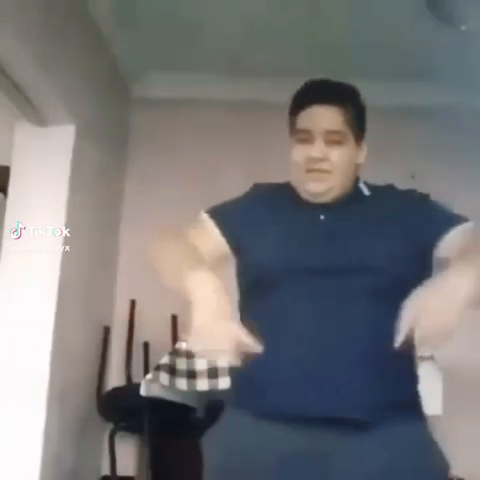
#> input picture frame 46 of ornek_video.mp4, 480 x 480 px, given in place of the camera
$ python motion_track.py
#> lines starting #> are read from the running program, lines starting #| are printed output that depends on the picture; after the words box and inside, x2 and y2 are one past the last pixel; in counts of white or black regions, pixels touching at a corner belong together
#!/usr/bin/env python3
# -*- coding: utf-8 -*-
"""
Harekete Duyarlı Nesne Takip Projesi
------------------------------------
- Kaynak: Webcam (varsayılan) veya video dosyası (--source)
- Hareket algılama: BackgroundSubtractorMOG2
- Nesne çıkarımı: Morfolojik işlemler + kontur/alan filtresi
- Takip: Basit centroid tabanlı eşleme (yakınlık ile)
- ID ve renk ataması: Kalıcı, ID'den türetilmiş rastgele renk
- HUD: FPS (üstel ortalama), nesne sayısı, tuş ipuçları
- Kapanış: 'q' / ESC ile veya pencere 'X' butonu
- Kısayollar:
    m : Maske görünümünü aç/kapat
    p : Pause/Resume
    r : Arkaplan modelini sıfırla
    s : Ekran görüntüsü kaydet
    q : Çıkış (ESC de çalışır)

Gereksinimler:
    pip install opencv-python numpy

Örnek:
    python motion_track.py --source 0
    python motion_track.py --source sample.mp4
"""

import cv2
import numpy as np
import time
import argparse
from collections import deque

# --------------- Yardımcı fonksiyonlar ---------------

def seeded_color_for_id(id_int: int):
    """ID'den deterministik BGR renk üretir (canlı, doygun)."""
    rng = np.random.default_rng(id_int * 987654321 + 12345)
    h = rng.integers(0, 180)      # OpenCV HSV hue: [0,180)
    s = 200 + rng.integers(0, 56) # [200,255]
    v = 200 + rng.integers(0, 56)
    hsv = np.uint8([[[h, s, v]]])
    bgr = cv2.cvtColor(hsv, cv2.COLOR_HSV2BGR)[0,0].tolist()
    return tuple(int(x) for x in bgr)

def get_centroid(box):
    x, y, w, h = box
    return (int(x + w/2), int(y + h/2))

# --------------- Basit Centroid Tracker ---------------

class CentroidTracker:
    def __init__(self, max_distance=60, max_lost=15):
        self.next_id = 1
        self.objects = dict()      # id -> (box, centroid)
        self.lost_counts = dict()  # id -> frames since last seen
        self.trails = dict()       # id -> deque of points for trail effect
        self.max_distance = max_distance
        self.max_lost = max_lost

    def update(self, detections):
        # detections: list of (x,y,w,h)
        det_centroids = [get_centroid(b) for b in detections]

        # Eğer henüz hiçbir obje yoksa, hepsini kaydet
        if len(self.objects) == 0:
            for b, c in zip(detections, det_centroids):
                oid = self.next_id
                self.next_id += 1
                self.objects[oid] = (b, c)
                self.lost_counts[oid] = 0
                self.trails[oid] = deque(maxlen=32)
                self.trails[oid].append(c)
            return self.objects

        # Mevcut objeleri ve centroidlerini listeler
        obj_ids = list(self.objects.keys())
        obj_centroids = [self.objects[i][1] for i in obj_ids]

        # Eşleme: basit en yakın centroid (greedy), maksimum mesafe eşiği ile
        unmatched_dets = set(range(len(detections)))
        unmatched_objs = set(obj_ids)

        # Distance matrix hesapla
        dists = np.zeros((len(obj_centroids), len(det_centroids)), dtype=np.float32)
        for i, oc in enumerate(obj_centroids):
            for j, dc in enumerate(det_centroids):
                dists[i, j] = np.linalg.norm(np.array(oc) - np.array(dc))

        # Greedy eşleme (en küçük mesafeden başlayarak)
        if dists.size > 0:
            pairs = []
            coords = [(i, j) for i in range(dists.shape[0]) for j in range(dists.shape[1])]
            coords.sort(key=lambda x: dists[x[0], x[1]])
            used_objs = set()
            used_dets = set()
            for i, j in coords:
                if i in used_objs or j in used_dets:
                    continue
                if dists[i, j] <= self.max_distance:
                    pairs.append((i, j))
                    used_objs.add(i)
                    used_dets.add(j)

            # Eşlenenleri güncelle
            for i, j in pairs:
                oid = obj_ids[i]
                b = detections[j]
                c = det_centroids[j]
                self.objects[oid] = (b, c)
                self.lost_counts[oid] = 0
                self.trails[oid].append(c)
                if j in unmatched_dets:
                    unmatched_dets.remove(j)
                if oid in unmatched_objs:
                    unmatched_objs.remove(oid)

        # Eşlenmeyen yeni detections için yeni ID aç
        for j in list(unmatched_dets):
            b = detections[j]
            c = det_centroids[j]
            oid = self.next_id
            self.next_id += 1
            self.objects[oid] = (b, c)
            self.lost_counts[oid] = 0
            self.trails[oid] = deque(maxlen=32)
            self.trails[oid].append(c)

        # Eşlenmeyen objeler için lost++ ve gerekiyorsa sil
        to_delete = []
        for oid in list(unmatched_objs):
            self.lost_counts[oid] += 1
            if self.lost_counts[oid] > self.max_lost:
                to_delete.append(oid)
        for oid in to_delete:
            self.objects.pop(oid, None)
            self.lost_counts.pop(oid, None)
            self.trails.pop(oid, None)

        return self.objects

# --------------- Ana Uygulama ---------------

def main():
    parser = argparse.ArgumentParser(description="Harekete Duyarlı Nesne Takip Projesi")
    parser.add_argument("--source", type=str, default="0", help="0 (webcam) veya video dosya yolu")
    parser.add_argument("--min-area", type=int, default=800, help="Kontur alanı alt sınırı (px)")
    parser.add_argument("--max-dist", type=int, default=80, help="Takipte maksimum centroid mesafesi (px)")
    parser.add_argument("--max-lost", type=int, default=15, help="ID kaybetme toleransı (kare)")
    parser.add_argument("--show", type=str, default="frame", choices=["frame", "mask"], help="Başlangıç görünümü")
    args = parser.parse_args()

    # Kaynak
    src = 0 if args.source == "0" else args.source
    cap = cv2.VideoCapture(src)
    if not cap.isOpened():
        print("Kaynak açılamadı:", args.source)
        return

    # Arkaplan çıkarıcı
    backsub = cv2.createBackgroundSubtractorMOG2(history=500, varThreshold=32, detectShadows=True)

    # Tracker
    tracker = CentroidTracker(max_distance=args.max_dist, max_lost=args.max_lost)

    # FPS ölçümü (üstel ortalama)
    fps_ema = None
    alpha = 0.1  # smoothing faktörü

    # Görünüm ve kontrol
    show_mask = (args.show == "mask")
    paused = False
    snap_idx = 1

    win_name = "Harekete Duyarlı Takip"
    cv2.namedWindow(win_name, cv2.WINDOW_NORMAL)

    last_time = time.perf_counter()

    while True:
        # Pencere X'e basıldı mı? (getWindowProperty < 1: kapatılıyor)
        prop = cv2.getWindowProperty(win_name, cv2.WND_PROP_VISIBLE)
        if prop < 1:
            break

        if not paused:
            ret, frame = cap.read()
#> frame is the input picture: shape (480, 480, 3); mean B, G, R 119.8, 118.5, 119.3
            if not ret:
                print("Akış bitti veya kare okunamadı.")
                break

            # Gölgeyi zayıflatmak için gri + blur
            gray = cv2.cvtColor(frame, cv2.COLOR_BGR2GRAY)
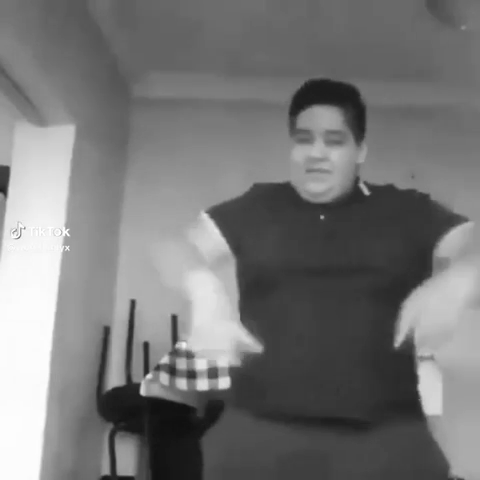
#> gray: shape (480, 480); min 16, max 255, mean 118.9
            gray = cv2.GaussianBlur(gray, (5,5), 0)

            # Maske
            fg = backsub.apply(gray)
#> fg: shape (480, 480); every value is 127

            # Maske iyileştirme
            # Gölge (127) değerlerini bastır
            _, fg_bin = cv2.threshold(fg, 200, 255, cv2.THRESH_BINARY)
#> fg_bin: shape (480, 480); every value is 0
            # Morfoloji
            kernel = cv2.getStructuringElement(cv2.MORPH_ELLIPSE, (3,3))
            fg_bin = cv2.morphologyEx(fg_bin, cv2.MORPH_OPEN, kernel, iterations=2)
            fg_bin = cv2.dilate(fg_bin, kernel, iterations=2)

            # Konturlar
            contours, _ = cv2.findContours(fg_bin, cv2.RETR_EXTERNAL, cv2.CHAIN_APPROX_SIMPLE)
#> contours = []
            detections = []
            for cnt in contours:
                area = cv2.contourArea(cnt)
                if area < args.min_area:
                    continue
                x,y,w,h = cv2.boundingRect(cnt)
                detections.append((x,y,w,h))
#> this loop made 0 passes
#> after the loop, detections = []

            # Tracker güncelle
            objects = tracker.update(detections)
#> after the loop in update, `for b, c in zip(detections, det_centroids):`: self.lost_counts = 0 items; self.next_id = 1; self.objects = 0 items
#> objects = 0 items

            # FPS
            now = time.perf_counter()
            dt = now - last_time
            last_time = now
            inst_fps = 1.0 / dt if dt > 0 else 0.0
            fps_ema = inst_fps if fps_ema is None else (alpha * inst_fps + (1 - alpha) * fps_ema)

            # Çizimler
            if show_mask:
                vis = cv2.cvtColor(fg_bin, cv2.COLOR_GRAY2BGR)
            else:
                vis = frame.copy()

            for oid, (box, centroid) in objects.items():
                x,y,w,h = box
                color = seeded_color_for_id(oid)
                cv2.rectangle(vis, (x,y), (x+w, y+h), color, 2)
                cv2.circle(vis, centroid, 3, color, -1)
                label = f"ID {oid}"
                # Arka planlı metin
                (tw, th), bl = cv2.getTextSize(label, cv2.FONT_HERSHEY_SIMPLEX, 0.55, 2)
                cv2.rectangle(vis, (x, y- th - 8), (x + tw + 6, y), (0,0,0), -1)
                cv2.putText(vis, label, (x+3, y-5), cv2.FONT_HERSHEY_SIMPLEX, 0.55, (255,255,255), 2, cv2.LINE_AA)

                # Trail çiz
                trail = tracker.trails.get(oid, [])
                for i in range(1, len(trail)):
                    if trail[i-1] is None or trail[i] is None:
                        continue
                    cv2.line(vis, trail[i-1], trail[i], color, 2)

            # HUD
            info_lines = [
                f"FPS: {fps_ema:.1f}" if fps_ema is not None else "FPS: --",
                f"Nesne: {len(objects)}",
                f"Gorunum: {'Maske' if show_mask else 'Kamera'}",
                "Tuslar: [m] Maske  [p] Pause  [r] Reset BG  [s] Screenshot  [q/ESC] Cikis"
            ]
            for i, txt in enumerate(info_lines):
                cv2.putText(vis, txt, (10, 22 + i*22), cv2.FONT_HERSHEY_SIMPLEX, 0.6, (255,255,255), 2, cv2.LINE_AA)
#> this loop made 4 passes
#> txt on passes 1 to 3: 'FPS: 9.4', 'Nesne: 0', 'Gorunum: Kamera'
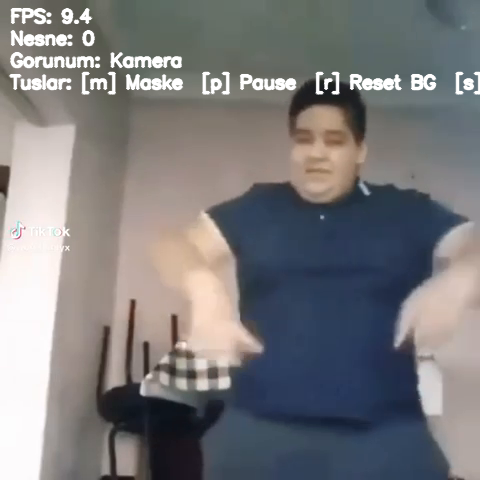
#> vis: shape (480, 480, 3); 3.87% of pixels changed, all inside (x1, y1, x2, y2) = (8, 7, 480, 95)

        else:
            # Pause modunda sadece HUD metni göster
            vis = np.zeros((480, 640, 3), dtype=np.uint8)
            pause_txt = "PAUSE - Devam icin 'p'"
            cv2.putText(vis, pause_txt, (20, 60), cv2.FONT_HERSHEY_SIMPLEX, 0.8, (255,255,255), 2, cv2.LINE_AA)

        cv2.imshow("Harekete Duyarlı Takip", vis)

        # Klavye
        key = cv2.waitKey(1) & 0xFF
#> (key q is pressed here)
        if key in (27, ord('q')):  # ESC or q
            break
        elif key == ord('m'):
            show_mask = not show_mask
        elif key == ord('p'):
            paused = not paused
        elif key == ord('r'):
            backsub = cv2.createBackgroundSubtractorMOG2(history=500, varThreshold=32, detectShadows=True)
        elif key == ord('s'):
            # Kaydet
            filename = f"screenshot_{int(time.time())}.png"
            cv2.imwrite(filename, vis)
            print("Kaydedildi:", filename)

    cap.release()
    cv2.destroyAllWindows()

if __name__ == "__main__":
    main()

$ run again, starting later in the video
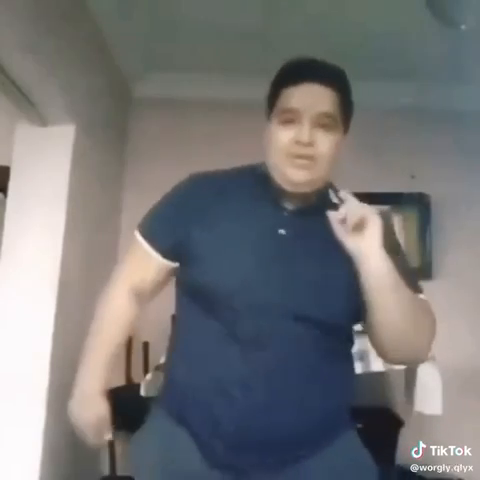
#> input picture frame 210 of ornek_video.mp4, 480 x 480 px, given in place of the camera
#> in main, frame is the input picture: shape (480, 480, 3); mean B, G, R 118.9, 117.8, 118
#> in main, `gray = cv2.cvtColor(frame, cv2.COLOR_BGR2GRAY)`:
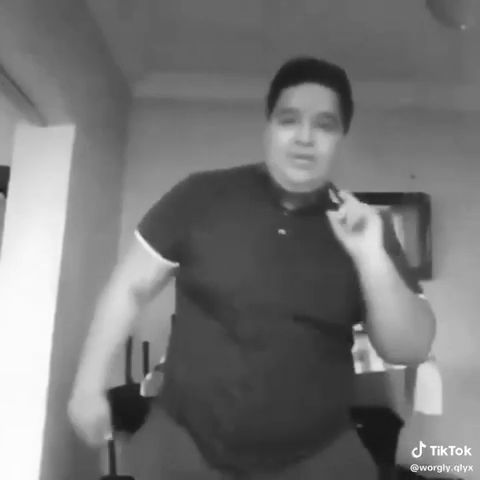
#> gray: shape (480, 480); min 23, max 255, mean 118
#> fg: shape (480, 480); every value is 127
#> fg_bin: shape (480, 480); every value is 0
#> contours = []
#> after the loop in update, `for b, c in zip(detections, det_centroids):`: self.lost_counts = 0 items; self.next_id = 1; self.objects = 0 items
#> the loop in main, `for i, txt in enumerate(info_lines):` made 4 passes
#> txt on passes 1 to 3: 'FPS: 9.5', 'Nesne: 0', 'Gorunum: Kamera'
#> after the loop in main, `for i, txt in enumerate(info_lines):`:
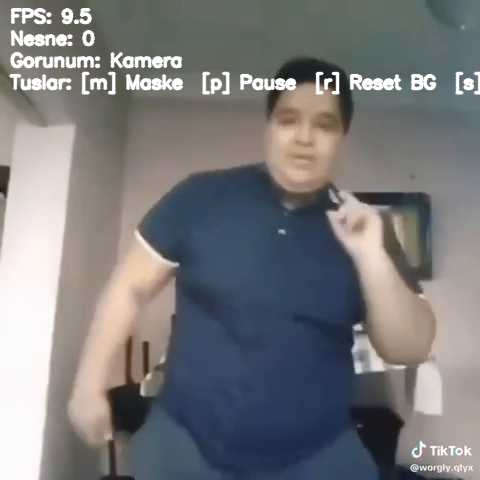
#> vis: shape (480, 480, 3); 3.89% of pixels changed, all inside (x1, y1, x2, y2) = (8, 7, 480, 95)

$ run again, starting later in the video
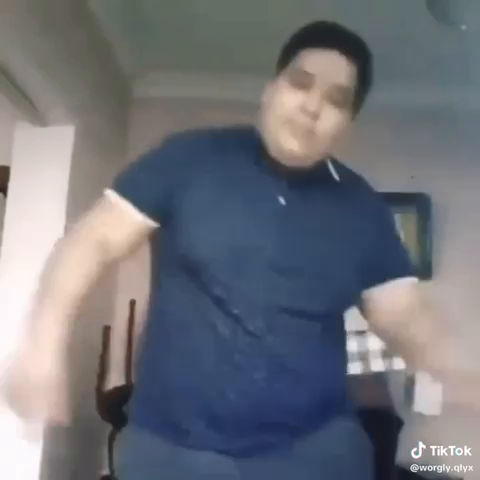
#> input picture frame 373 of ornek_video.mp4, 480 x 480 px, given in place of the camera
#> in main, frame is the input picture: shape (480, 480, 3); mean B, G, R 121.5, 114.4, 112.1
#> in main, `gray = cv2.cvtColor(frame, cv2.COLOR_BGR2GRAY)`:
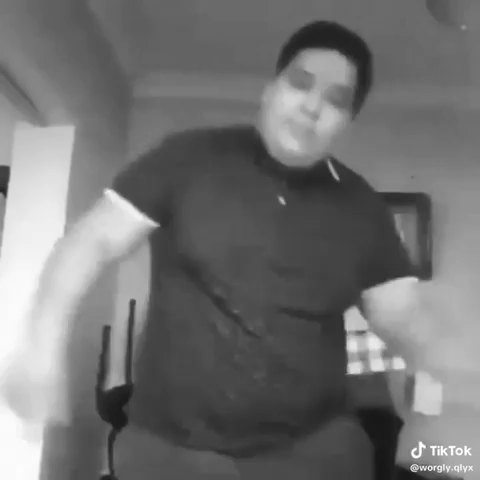
#> gray: shape (480, 480); min 22, max 255, mean 114.5
#> fg: shape (480, 480); every value is 127
#> fg_bin: shape (480, 480); every value is 0
#> contours = []
#> after the loop in update, `for b, c in zip(detections, det_centroids):`: self.lost_counts = 0 items; self.next_id = 1; self.objects = 0 items
#> the loop in main, `for i, txt in enumerate(info_lines):` made 4 passes
#> txt on passes 1 to 3: 'FPS: 9.4', 'Nesne: 0', 'Gorunum: Kamera'
#> after the loop in main, `for i, txt in enumerate(info_lines):`:
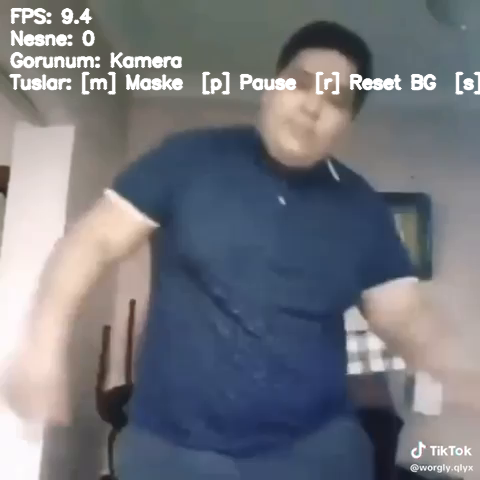
#> vis: shape (480, 480, 3); 3.87% of pixels changed, all inside (x1, y1, x2, y2) = (8, 7, 480, 95)
